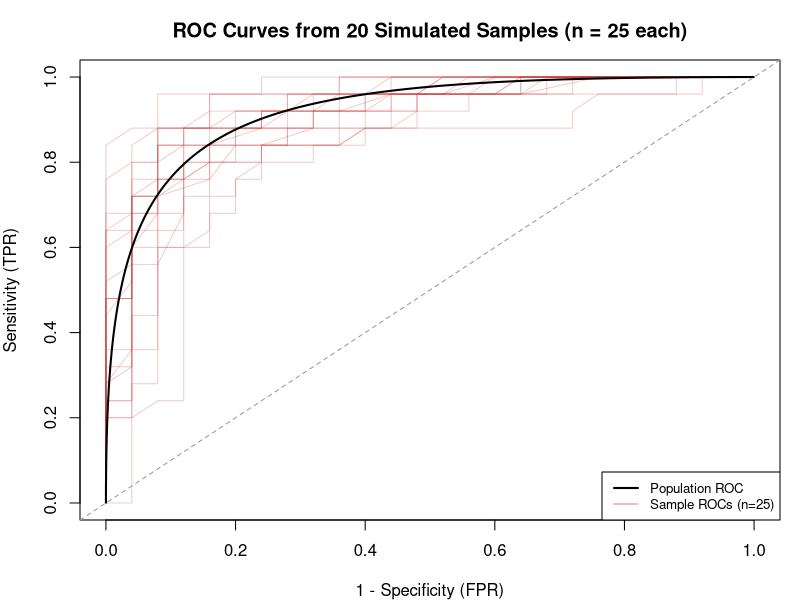
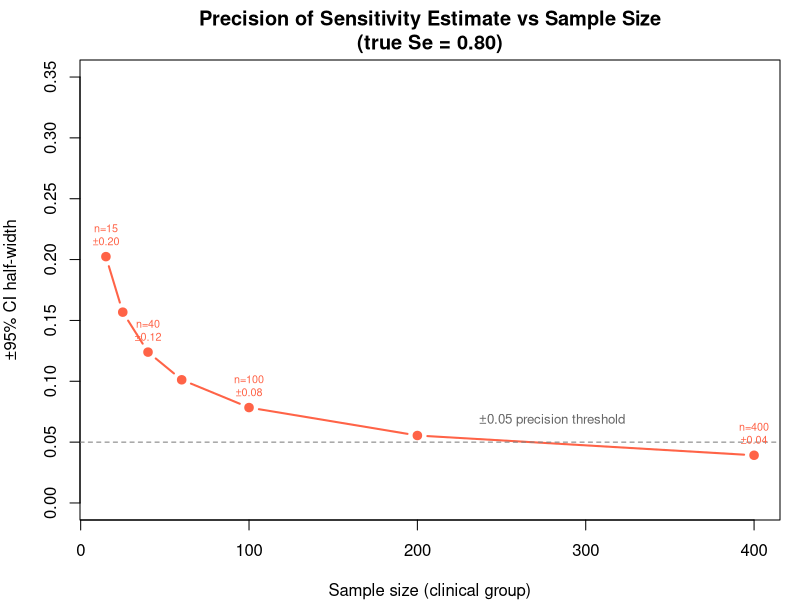

R code for these plots, in order:
## ---- chunk 1
#| echo: FALSE
#| fig.width: 6.5
#| fig.height: 3.6
#| fig.dpi: 100

set.seed(21)

roc_from_sample <- function(n) {
  pts  <- rnorm(n, mean = 2, sd = 1)
  ctrl <- rnorm(n, mean = 4, sd = 1)
  cuts <- seq(-1, 7, length.out = 200)
  tpr  <- sapply(cuts, function(c) mean(pts  <= c))
  fpr  <- sapply(cuts, function(c) mean(ctrl <= c))
  list(fpr = fpr, tpr = tpr)
}

par(mar = c(4, 4, 3, 1))
plot(NULL, xlim = c(0,1), ylim = c(0,1),
     xlab = "1 - Specificity (FPR)", ylab = "Sensitivity (TPR)",
     main = "ROC Curves from 20 Simulated Samples (n = 25 each)")
for (i in 1:20) {
  r <- roc_from_sample(25)
  ord <- order(r$fpr)
  lines(r$fpr[ord], r$tpr[ord], col = rgb(0.8, 0.2, 0.2, 0.25), lwd = 1)
}
# population ROC
cuts <- seq(-1, 7, length.out = 400)
tpr0 <- pnorm(cuts, 2, 1)
fpr0 <- pnorm(cuts, 4, 1)
ord  <- order(fpr0)
lines(fpr0[ord], tpr0[ord], col = "black", lwd = 2)
abline(0, 1, lty = 2, col = "gray60")
legend("bottomright", legend = c("Population ROC", "Sample ROCs (n=25)"),
       col = c("black", rgb(0.8,0.2,0.2,0.6)), lwd = c(2, 1), cex = 0.8)
## ---- chunk 2
#| echo: FALSE
#| fig.width: 6.5
#| fig.height: 3.8
#| fig.dpi: 100

ns      <- c(15, 25, 40, 60, 100, 200, 400)
true_se <- 0.80
hw      <- qnorm(0.975) * sqrt(true_se * (1 - true_se) / ns)

par(mar = c(4, 4, 3, 1))
plot(ns, hw, type = "b", pch = 19, col = "tomato", lwd = 2,
     xlab = "Sample size (clinical group)",
     ylab = "±95% CI half-width",
     main = "Precision of Sensitivity Estimate vs Sample Size\n(true Se = 0.80)",
     ylim = c(0, 0.35))
abline(h = 0.05, lty = 2, col = "gray50")
text(280, 0.068, "±0.05 precision threshold", col = "gray40", cex = 0.8)

# Annotate a few points
for (i in c(1, 3, 5, 7)) {
  text(ns[i], hw[i] + 0.018,
       sprintf("n=%d\n±%.2f", ns[i], hw[i]),
       cex = 0.65, col = "tomato")
}
